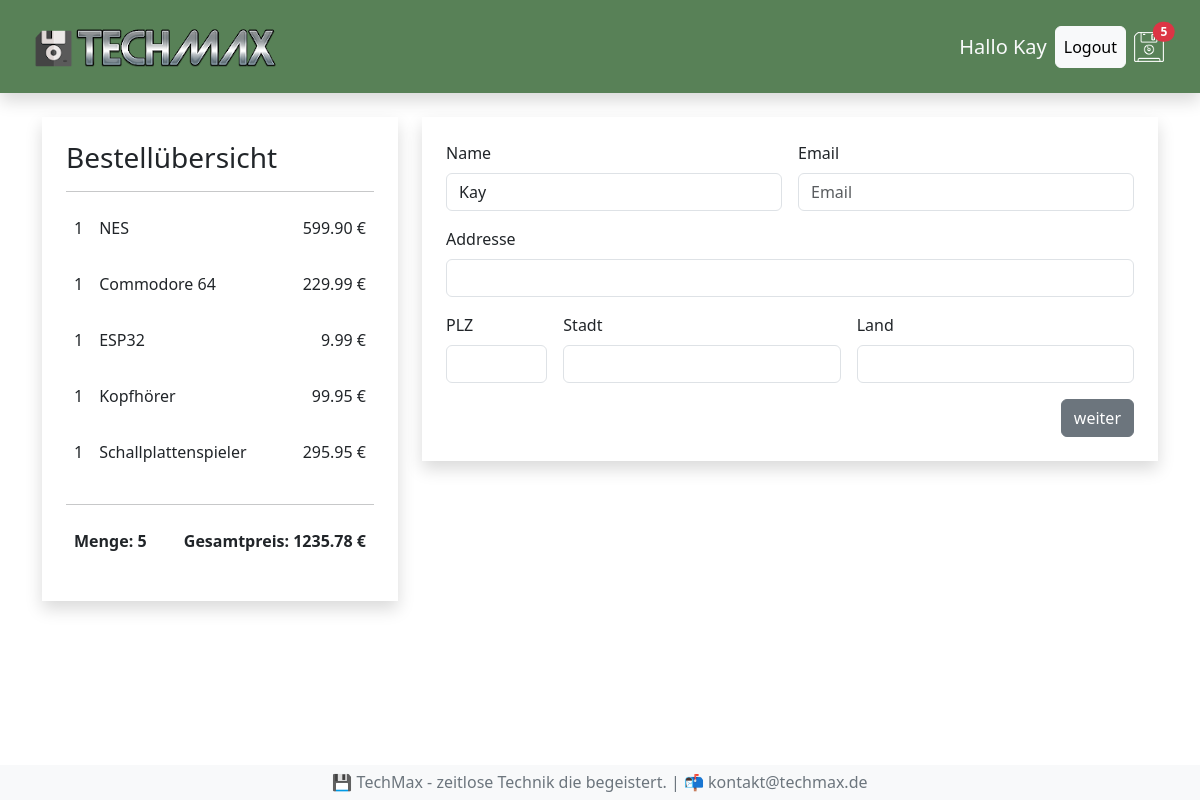
/kasse/ (signed in), run on an earlier commit of the app's database.
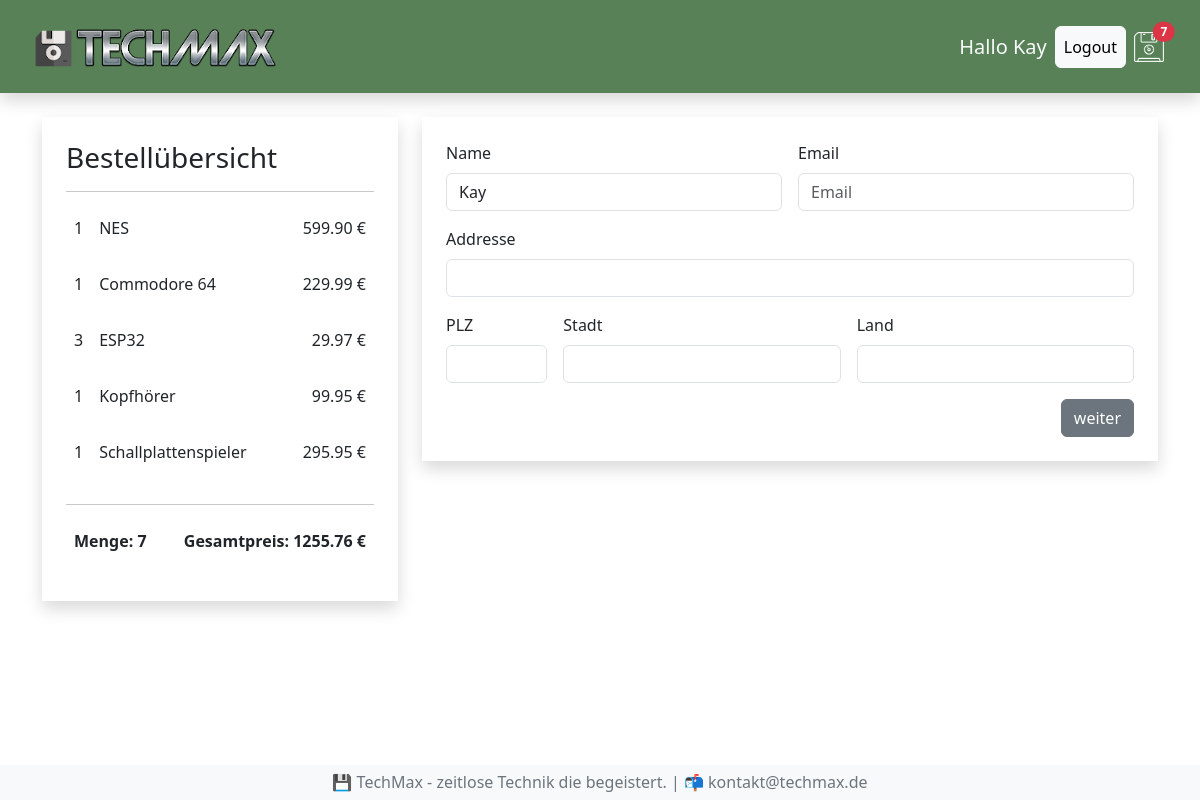
And on a later commit of the database.
### shop/models.py (models this page shows, shortened)
class Bestellung(models.Model):
  kunde = models.ForeignKey(Kunde, on_delete=models.SET_NULL, null=True, blank=True)
  bestelldatum = models.DateTimeField(auto_now_add=True)
  erledigt = models.BooleanField(default=False, null=True, blank=True)
  auftrags_id = models.CharField(max_length=100, null=True)
  @property
  def get_gesamtpreis(self):
    bestellteartikels = self.bestellteartikell_set.all()
    gesamtpreis = sum(artikel.get_summe for artikel in bestellteartikels)
    return gesamtpreis
  def get_gesamtmenge(self):
    bestellteartikels = self.bestellteartikell_set.all()
    gesamtmenge = sum(artikel.menge for artikel in bestellteartikels)
    return gesamtmenge

class BestellteArtikell(models.Model):
  artikel = models.ForeignKey(Artikel, on_delete=models.SET_NULL, null=True, blank=True)
  bestellung = models.ForeignKey(Bestellung, on_delete=models.SET_NULL, null=True, blank=True)
  menge = models.IntegerField(default=0, null=True, blank=True)
  datum = models.DateTimeField(auto_now_add=True)
  @property
  def get_summe(self):
    summe = self.artikel.preis * self.menge
    return summe

class Artikel(models.Model):
  name = models.CharField(max_length=64, null=True)
  beschreibung = models.TextField(null=True, blank=True)
  preis = models.FloatField()
  img = models.ImageField(null=True, blank=True)

### shop/views.py (the view)
# urls.py: path('kasse/', views.kasse, name='kasse'),
def kasse(request):
  ctx = berechnungBestellung(request)
  return render(request, 'shop/kasse.html', ctx)

### shop/context_processors.py (called while the page is built)
def warenkorb_anzahl(request):
  if request.user.is_authenticated:
    kunde = request.user.kunde
    bestellung, created = Bestellung.objects.get_or_create(kunde = kunde, erledigt = False)
    if bestellung:
      menge = bestellung.get_gesamtmenge
    else:
      menge = 0
  else:
    menge = 0
  return {'menge': menge}

### shop/views.py (called while the page is built)
def berechnungBestellung(request):
  if request.user.is_authenticated:
    kunde = request.user.kunde
    bestellung, created = Bestellung.objects.get_or_create(kunde = kunde, erledigt = False)
    artikels = bestellung.bestellteartikell_set.all()
  else:
    artikels = []
    bestellung = []
  ctx = {"artikels": artikels, "bestellung":bestellung}
  return ctx

### shop/templates/shop/kasse.html (shortened to what this page needs)
{% extends 'shop/index.html' %}
{% block content %}
    <div class="row mt-4">
        <div class="col-4">
            <div class="shadow p-4">
                <h3>Bestellübersicht</h3>
                <hr>
                {% for artikel in artikels %}
                <div class="d-flex">
                    <p class="p-2">{{artikel.menge}}</p>
                    <p class="me-auto p-2">{{artikel.artikel.name}}</p>
                    <p class="p-2">{{artikel.get_summe | floatformat:2}} €</p>
                </div>
                {% endfor %}
                <hr>
                <div class="d-flex">
                    <p class="me-auto fw-bold p-2">Menge: {{ bestellung.get_gesamtmenge }}</p>
                    <p class="fw-bold p-2">Gesamtpreis: {{ bestellung.get_gesamtpreis | floatformat:2 }} €</p>
                </div>
            </div>
        </div>
        <div class="col-8">
            <div class="shadow p-4">
                <form class="row g-3" id="formular">
                    <div class="col-md-6">
                      <label for="inputName" class="form-label">Name</label>
                      <input type="text" class="form-control" id="inputName" value={{request.user|title}} required>
                    </div>
                    <div class="col-md-6">
                        <label for="inputEmail" class="form-label">Email</label>
                        <input type="email" class="form-control" id="inputEmail" required placeholder="Email" value={{request.user.email}}>
                    </div>
                    <div class="col-12">
                      <label for="inputAddress" class="form-label">Addresse</label>
                      <input type="text" class="form-control" id="inputAdresse" required>
                    </div>
                    <div class="col-md-2">
                        <label for="inputPlz" class="form-label">PLZ</label>
                        <input type="text" class="form-control" id="inputPlz" required>
                      </div>
                    <div class="col-md-5">
                      <label for="inputStadt" class="form-label">Stadt</label>
                      <input type="text" class="form-control" id="inputStadt" required>
                    </div>
                    <div class="col-md-5">
                        <label for="inputLand" class="form-label">Land</label>
                        <input type="text" class="form-control" id="inputLand" required>
                      </div>
                    <div class="col-12 d-flex justify-content-end">
                      <button type="submit" id="formular-button" class="btn btn-secondary">weiter</button>
                    </div>
                  </form>
            </div>
        </div>
    </div>
{% endblock content %}

### shop/templates/shop/menu.html
{% load static %}
<nav class="navbar shadow sticky-top p-3 mb-4" style="background-color: #588157;">
  <div class="container-fluid">
    <a class="navbar-brand link-light" href="{% url 'shop' %}"><img src="{% static 'img/logo.png' %}" alt="TechMax"></a>
    <div class="d-flex align-items-center">
      {% if request.user.is_authenticated %}
        <h5 class="text-light m-2">Hallo {{request.user|title}}</h5>
        <a class="btn btn-light p-2" href="{% url 'logout' %}">Logout</a>
      {% else %}
        <a class="btn btn-light p-2" href="{% url 'login' %}">Login</a>
      {% endif %}
      <a class="nav-link p-2 link-light" href="{% url 'warenkorb' %}"><img src="{% static 'img/floppy.png' %}" alt="Warenkorb">
        {% if menge > 0 %}
        <span class="badge rounded-pill bg-danger position-absolute top-25 start-25 translate-middle">{{ menge }}</span>
        {% endif %}
      </a>
    </div>
  </div>
</nav>

What changed in the data, as far as the page shows it:
changed through a linked row, Bestellung: id.menge "5" → "7"; get_gesamtmenge "5" → "7"; get_gesamtpreis "1235.78" → "1255.76"
changed BestellteArtikell "ESP32": menge "1" → "3"; get_summe "9.99" → "29.97"
